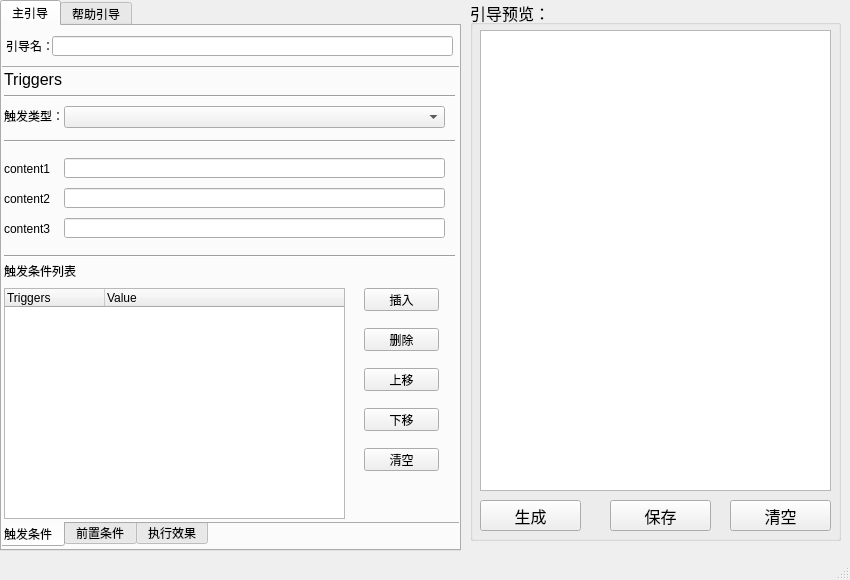
<?xml version="1.0" encoding="UTF-8"?>
<ui version="4.0">
 <class>MainWindow</class>
 <widget class="QMainWindow" name="MainWindow">
  <property name="geometry">
   <rect>
    <x>0</x>
    <y>0</y>
    <width>850</width>
    <height>580</height>
   </rect>
  </property>
  <property name="minimumSize">
   <size>
    <width>850</width>
    <height>580</height>
   </size>
  </property>
  <property name="maximumSize">
   <size>
    <width>850</width>
    <height>580</height>
   </size>
  </property>
  <property name="windowTitle">
   <string>引导工具Ver4.0</string>
  </property>
  <widget class="QWidget" name="centralwidget">
   <widget class="QTabWidget" name="tab_GDfile_select">
    <property name="geometry">
     <rect>
      <x>0</x>
      <y>0</y>
      <width>461</width>
      <height>551</height>
     </rect>
    </property>
    <property name="styleSheet">
     <string notr="true"/>
    </property>
    <property name="tabShape">
     <enum>QTabWidget::Rounded</enum>
    </property>
    <property name="currentIndex">
     <number>0</number>
    </property>
    <widget class="QWidget" name="tab_main">
     <property name="enabled">
      <bool>true</bool>
     </property>
     <property name="sizePolicy">
      <sizepolicy hsizetype="Preferred" vsizetype="Preferred">
       <horstretch>0</horstretch>
       <verstretch>0</verstretch>
      </sizepolicy>
     </property>
     <attribute name="title">
      <string>主引导</string>
     </attribute>
     <widget class="QTabWidget" name="tab_gdtype_select">
      <property name="geometry">
       <rect>
        <x>-10</x>
        <y>40</y>
        <width>471</width>
        <height>481</height>
       </rect>
      </property>
      <property name="styleSheet">
       <string notr="true">tab{width:120}</string>
      </property>
      <property name="tabPosition">
       <enum>QTabWidget::South</enum>
      </property>
      <property name="tabShape">
       <enum>QTabWidget::Rounded</enum>
      </property>
      <property name="currentIndex">
       <number>0</number>
      </property>
      <widget class="QWidget" name="tab_gd_triggers">
       <attribute name="title">
        <string>触发条件</string>
       </attribute>
       <widget class="QLabel" name="lbl_gd_tri">
        <property name="geometry">
         <rect>
          <x>10</x>
          <y>1</y>
          <width>71</width>
          <height>21</height>
         </rect>
        </property>
        <property name="font">
         <font>
          <pointsize>12</pointsize>
         </font>
        </property>
        <property name="text">
         <string>Triggers</string>
        </property>
       </widget>
       <widget class="Line" name="line_gd_tri1">
        <property name="geometry">
         <rect>
          <x>10</x>
          <y>20</y>
          <width>451</width>
          <height>16</height>
         </rect>
        </property>
        <property name="orientation">
         <enum>Qt::Horizontal</enum>
        </property>
       </widget>
       <widget class="QLabel" name="lbl_gd_tri_type">
        <property name="geometry">
         <rect>
          <x>10</x>
          <y>40</y>
          <width>61</width>
          <height>16</height>
         </rect>
        </property>
        <property name="text">
         <string>触发类型：</string>
        </property>
       </widget>
       <widget class="QComboBox" name="cbox_gd_tri_type">
        <property name="geometry">
         <rect>
          <x>70</x>
          <y>38</y>
          <width>381</width>
          <height>22</height>
         </rect>
        </property>
       </widget>
       <widget class="QLabel" name="lbl_gd_tri_cont1">
        <property name="geometry">
         <rect>
          <x>10</x>
          <y>95</y>
          <width>54</width>
          <height>12</height>
         </rect>
        </property>
        <property name="text">
         <string>content1</string>
        </property>
       </widget>
       <widget class="QLabel" name="lbl_gd_tri_cont2">
        <property name="geometry">
         <rect>
          <x>10</x>
          <y>125</y>
          <width>54</width>
          <height>12</height>
         </rect>
        </property>
        <property name="text">
         <string>content2</string>
        </property>
       </widget>
       <widget class="QLabel" name="lbl_gd_tri_cont3">
        <property name="geometry">
         <rect>
          <x>10</x>
          <y>155</y>
          <width>54</width>
          <height>12</height>
         </rect>
        </property>
        <property name="text">
         <string>content3</string>
        </property>
       </widget>
       <widget class="QLineEdit" name="le_gd_tri_cont1">
        <property name="geometry">
         <rect>
          <x>70</x>
          <y>90</y>
          <width>381</width>
          <height>20</height>
         </rect>
        </property>
       </widget>
       <widget class="QLineEdit" name="le_gd_tri_cont2">
        <property name="geometry">
         <rect>
          <x>70</x>
          <y>120</y>
          <width>381</width>
          <height>20</height>
         </rect>
        </property>
       </widget>
       <widget class="QLineEdit" name="le_gd_tri_cont3">
        <property name="geometry">
         <rect>
          <x>70</x>
          <y>150</y>
          <width>381</width>
          <height>20</height>
         </rect>
        </property>
       </widget>
       <widget class="QTreeWidget" name="tree_gd_tri">
        <property name="geometry">
         <rect>
          <x>10</x>
          <y>220</y>
          <width>341</width>
          <height>231</height>
         </rect>
        </property>
        <column>
         <property name="text">
          <string>Triggers</string>
         </property>
        </column>
        <column>
         <property name="text">
          <string>Value</string>
         </property>
        </column>
       </widget>
       <widget class="Line" name="line_gd_tri2">
        <property name="geometry">
         <rect>
          <x>10</x>
          <y>65</y>
          <width>451</width>
          <height>16</height>
         </rect>
        </property>
        <property name="orientation">
         <enum>Qt::Horizontal</enum>
        </property>
       </widget>
       <widget class="Line" name="line_gd_tri3">
        <property name="geometry">
         <rect>
          <x>10</x>
          <y>180</y>
          <width>451</width>
          <height>16</height>
         </rect>
        </property>
        <property name="orientation">
         <enum>Qt::Horizontal</enum>
        </property>
       </widget>
       <widget class="QLabel" name="lbl_gd_tri_list">
        <property name="geometry">
         <rect>
          <x>10</x>
          <y>195</y>
          <width>81</width>
          <height>16</height>
         </rect>
        </property>
        <property name="text">
         <string>触发条件列表</string>
        </property>
       </widget>
       <widget class="QPushButton" name="btn_gd_tri_insert">
        <property name="geometry">
         <rect>
          <x>370</x>
          <y>220</y>
          <width>75</width>
          <height>23</height>
         </rect>
        </property>
        <property name="text">
         <string>插入</string>
        </property>
       </widget>
       <widget class="QPushButton" name="btn_gd_tri_del">
        <property name="geometry">
         <rect>
          <x>370</x>
          <y>260</y>
          <width>75</width>
          <height>23</height>
         </rect>
        </property>
        <property name="text">
         <string>删除</string>
        </property>
       </widget>
       <widget class="QPushButton" name="btn_gd_tri_upmove">
        <property name="geometry">
         <rect>
          <x>370</x>
          <y>300</y>
          <width>75</width>
          <height>23</height>
         </rect>
        </property>
        <property name="text">
         <string>上移</string>
        </property>
       </widget>
       <widget class="QPushButton" name="btn_gd_tri_downmove">
        <property name="geometry">
         <rect>
          <x>370</x>
          <y>340</y>
          <width>75</width>
          <height>23</height>
         </rect>
        </property>
        <property name="text">
         <string>下移</string>
        </property>
       </widget>
       <widget class="QPushButton" name="btn_gd_tri_clear">
        <property name="geometry">
         <rect>
          <x>370</x>
          <y>380</y>
          <width>75</width>
          <height>23</height>
         </rect>
        </property>
        <property name="text">
         <string>清空</string>
        </property>
       </widget>
      </widget>
      <widget class="QWidget" name="tab_gd_preconditions">
       <attribute name="title">
        <string>前置条件</string>
       </attribute>
       <widget class="QLabel" name="lbl_gd_pre">
        <property name="geometry">
         <rect>
          <x>10</x>
          <y>1</y>
          <width>111</width>
          <height>21</height>
         </rect>
        </property>
        <property name="font">
         <font>
          <pointsize>12</pointsize>
         </font>
        </property>
        <property name="text">
         <string>Preconditions</string>
        </property>
       </widget>
       <widget class="QTreeWidget" name="tree_gd_pre">
        <property name="geometry">
         <rect>
          <x>10</x>
          <y>220</y>
          <width>341</width>
          <height>231</height>
         </rect>
        </property>
        <column>
         <property name="text">
          <string notr="true">Preconditions</string>
         </property>
        </column>
        <column>
         <property name="text">
          <string>Value</string>
         </property>
        </column>
       </widget>
       <widget class="Line" name="line_gd_pre3">
        <property name="geometry">
         <rect>
          <x>10</x>
          <y>180</y>
          <width>451</width>
          <height>16</height>
         </rect>
        </property>
        <property name="orientation">
         <enum>Qt::Horizontal</enum>
        </property>
       </widget>
       <widget class="QPushButton" name="btn_gd_pre_upmove">
        <property name="geometry">
         <rect>
          <x>370</x>
          <y>300</y>
          <width>75</width>
          <height>23</height>
         </rect>
        </property>
        <property name="text">
         <string>上移</string>
        </property>
       </widget>
       <widget class="Line" name="line_gd_pre1">
        <property name="geometry">
         <rect>
          <x>10</x>
          <y>20</y>
          <width>451</width>
          <height>16</height>
         </rect>
        </property>
        <property name="orientation">
         <enum>Qt::Horizontal</enum>
        </property>
       </widget>
       <widget class="QPushButton" name="btn_gd_pre_downmove">
        <property name="geometry">
         <rect>
          <x>370</x>
          <y>340</y>
          <width>75</width>
          <height>23</height>
         </rect>
        </property>
        <property name="text">
         <string>下移</string>
        </property>
       </widget>
       <widget class="QLineEdit" name="le_gd_pre_cont3">
        <property name="geometry">
         <rect>
          <x>70</x>
          <y>150</y>
          <width>381</width>
          <height>20</height>
         </rect>
        </property>
       </widget>
       <widget class="QLabel" name="lbl_gd_pre_cont1">
        <property name="geometry">
         <rect>
          <x>10</x>
          <y>95</y>
          <width>54</width>
          <height>12</height>
         </rect>
        </property>
        <property name="text">
         <string>content1</string>
        </property>
       </widget>
       <widget class="QComboBox" name="cbox_gd_pre_type">
        <property name="geometry">
         <rect>
          <x>70</x>
          <y>38</y>
          <width>381</width>
          <height>22</height>
         </rect>
        </property>
       </widget>
       <widget class="QPushButton" name="btn_gd_pre_del">
        <property name="geometry">
         <rect>
          <x>370</x>
          <y>260</y>
          <width>75</width>
          <height>23</height>
         </rect>
        </property>
        <property name="text">
         <string>删除</string>
        </property>
       </widget>
       <widget class="Line" name="line_gd_pre2">
        <property name="geometry">
         <rect>
          <x>10</x>
          <y>65</y>
          <width>451</width>
          <height>16</height>
         </rect>
        </property>
        <property name="orientation">
         <enum>Qt::Horizontal</enum>
        </property>
       </widget>
       <widget class="QPushButton" name="btn_gd_pre_clear">
        <property name="geometry">
         <rect>
          <x>370</x>
          <y>380</y>
          <width>75</width>
          <height>23</height>
         </rect>
        </property>
        <property name="text">
         <string>清空</string>
        </property>
       </widget>
       <widget class="QLineEdit" name="le_gd_pre_cont1">
        <property name="geometry">
         <rect>
          <x>70</x>
          <y>90</y>
          <width>381</width>
          <height>20</height>
         </rect>
        </property>
       </widget>
       <widget class="QLabel" name="lbl_gd_pre_type">
        <property name="geometry">
         <rect>
          <x>10</x>
          <y>40</y>
          <width>61</width>
          <height>16</height>
         </rect>
        </property>
        <property name="text">
         <string>条件类型：</string>
        </property>
       </widget>
       <widget class="QLabel" name="lbl_gd_pre_list">
        <property name="geometry">
         <rect>
          <x>10</x>
          <y>195</y>
          <width>81</width>
          <height>16</height>
         </rect>
        </property>
        <property name="text">
         <string>前置条件列表</string>
        </property>
       </widget>
       <widget class="QLineEdit" name="le_gd_pre_cont2">
        <property name="geometry">
         <rect>
          <x>70</x>
          <y>120</y>
          <width>381</width>
          <height>20</height>
         </rect>
        </property>
       </widget>
       <widget class="QLabel" name="lbl_gd_pre_cont2">
        <property name="geometry">
         <rect>
          <x>10</x>
          <y>125</y>
          <width>54</width>
          <height>12</height>
         </rect>
        </property>
        <property name="text">
         <string>content2</string>
        </property>
       </widget>
       <widget class="QPushButton" name="btn_gd_pre_insert">
        <property name="geometry">
         <rect>
          <x>370</x>
          <y>220</y>
          <width>75</width>
          <height>23</height>
         </rect>
        </property>
        <property name="text">
         <string>插入</string>
        </property>
       </widget>
       <widget class="QLabel" name="lbl_gd_pre_cont3">
        <property name="geometry">
         <rect>
          <x>10</x>
          <y>155</y>
          <width>54</width>
          <height>12</height>
         </rect>
        </property>
        <property name="text">
         <string>content3</string>
        </property>
       </widget>
      </widget>
      <widget class="QWidget" name="tab_gd_nodedata">
       <attribute name="title">
        <string>执行效果</string>
       </attribute>
       <widget class="QLabel" name="lbl_gd_do_cont2">
        <property name="geometry">
         <rect>
          <x>10</x>
          <y>145</y>
          <width>54</width>
          <height>12</height>
         </rect>
        </property>
        <property name="text">
         <string>content2</string>
        </property>
       </widget>
       <widget class="QPushButton" name="btn_gd_do_insert_big">
        <property name="geometry">
         <rect>
          <x>370</x>
          <y>280</y>
          <width>75</width>
          <height>23</height>
         </rect>
        </property>
        <property name="text">
         <string>插入（大）</string>
        </property>
       </widget>
       <widget class="Line" name="line_gd_do3">
        <property name="geometry">
         <rect>
          <x>10</x>
          <y>249</y>
          <width>451</width>
          <height>16</height>
         </rect>
        </property>
        <property name="orientation">
         <enum>Qt::Horizontal</enum>
        </property>
       </widget>
       <widget class="QLineEdit" name="le_gd_do_cont1">
        <property name="geometry">
         <rect>
          <x>70</x>
          <y>110</y>
          <width>381</width>
          <height>20</height>
         </rect>
        </property>
       </widget>
       <widget class="QComboBox" name="cbox_gd_do_type">
        <property name="geometry">
         <rect>
          <x>70</x>
          <y>80</y>
          <width>381</width>
          <height>22</height>
         </rect>
        </property>
       </widget>
       <widget class="QLineEdit" name="le_gd_do_cont2">
        <property name="geometry">
         <rect>
          <x>70</x>
          <y>140</y>
          <width>381</width>
          <height>20</height>
         </rect>
        </property>
       </widget>
       <widget class="QLabel" name="lbl_gd_do_type">
        <property name="geometry">
         <rect>
          <x>10</x>
          <y>82</y>
          <width>61</width>
          <height>16</height>
         </rect>
        </property>
        <property name="text">
         <string>效果类型：</string>
        </property>
       </widget>
       <widget class="Line" name="line_gd_do1">
        <property name="geometry">
         <rect>
          <x>10</x>
          <y>19</y>
          <width>451</width>
          <height>16</height>
         </rect>
        </property>
        <property name="orientation">
         <enum>Qt::Horizontal</enum>
        </property>
       </widget>
       <widget class="QLabel" name="lbl_gd_do_list">
        <property name="geometry">
         <rect>
          <x>10</x>
          <y>260</y>
          <width>81</width>
          <height>16</height>
         </rect>
        </property>
        <property name="text">
         <string>执行效果列表</string>
        </property>
       </widget>
       <widget class="QLabel" name="lbl_gd_do_cont3">
        <property name="geometry">
         <rect>
          <x>10</x>
          <y>175</y>
          <width>54</width>
          <height>12</height>
         </rect>
        </property>
        <property name="text">
         <string>content3</string>
        </property>
       </widget>
       <widget class="QPushButton" name="btn_gd_do_downmove">
        <property name="geometry">
         <rect>
          <x>370</x>
          <y>400</y>
          <width>75</width>
          <height>23</height>
         </rect>
        </property>
        <property name="text">
         <string>下移</string>
        </property>
       </widget>
       <widget class="QPushButton" name="btn_gd_do_clear">
        <property name="geometry">
         <rect>
          <x>370</x>
          <y>430</y>
          <width>75</width>
          <height>23</height>
         </rect>
        </property>
        <property name="text">
         <string>清空</string>
        </property>
       </widget>
       <widget class="QPushButton" name="btn_gd_do_del">
        <property name="geometry">
         <rect>
          <x>370</x>
          <y>340</y>
          <width>75</width>
          <height>23</height>
         </rect>
        </property>
        <property name="text">
         <string>删除</string>
        </property>
       </widget>
       <widget class="QLabel" name="lbl_gd_do_cont1">
        <property name="geometry">
         <rect>
          <x>10</x>
          <y>115</y>
          <width>54</width>
          <height>12</height>
         </rect>
        </property>
        <property name="text">
         <string>content1</string>
        </property>
       </widget>
       <widget class="QPushButton" name="btn_gd_del_upmove">
        <property name="geometry">
         <rect>
          <x>370</x>
          <y>370</y>
          <width>75</width>
          <height>23</height>
         </rect>
        </property>
        <property name="text">
         <string>上移</string>
        </property>
       </widget>
       <widget class="QLineEdit" name="le_gd_do_cont3">
        <property name="geometry">
         <rect>
          <x>70</x>
          <y>170</y>
          <width>381</width>
          <height>20</height>
         </rect>
        </property>
       </widget>
       <widget class="QTreeWidget" name="tree_gd_do">
        <property name="geometry">
         <rect>
          <x>10</x>
          <y>279</y>
          <width>341</width>
          <height>171</height>
         </rect>
        </property>
        <column>
         <property name="text">
          <string notr="true">NodeData</string>
         </property>
        </column>
        <column>
         <property name="text">
          <string>Value</string>
         </property>
        </column>
       </widget>
       <widget class="QLabel" name="lbl_gd_nd">
        <property name="geometry">
         <rect>
          <x>10</x>
          <y>0</y>
          <width>111</width>
          <height>21</height>
         </rect>
        </property>
        <property name="font">
         <font>
          <pointsize>12</pointsize>
         </font>
        </property>
        <property name="text">
         <string>NodeData</string>
        </property>
       </widget>
       <widget class="QPushButton" name="btn_gd_do_insert_small">
        <property name="geometry">
         <rect>
          <x>370</x>
          <y>310</y>
          <width>75</width>
          <height>23</height>
         </rect>
        </property>
        <property name="text">
         <string>插入（小）</string>
        </property>
       </widget>
       <widget class="QLabel" name="lbl_gd_do_cont4">
        <property name="geometry">
         <rect>
          <x>10</x>
          <y>205</y>
          <width>54</width>
          <height>12</height>
         </rect>
        </property>
        <property name="text">
         <string>content4</string>
        </property>
       </widget>
       <widget class="QLineEdit" name="le_gd_do_cont4">
        <property name="geometry">
         <rect>
          <x>70</x>
          <y>200</y>
          <width>381</width>
          <height>20</height>
         </rect>
        </property>
       </widget>
       <widget class="QLineEdit" name="le_gd_do_cont5">
        <property name="geometry">
         <rect>
          <x>70</x>
          <y>230</y>
          <width>381</width>
          <height>20</height>
         </rect>
        </property>
       </widget>
       <widget class="QLabel" name="lbl_gd_do_cont5">
        <property name="geometry">
         <rect>
          <x>10</x>
          <y>235</y>
          <width>54</width>
          <height>12</height>
         </rect>
        </property>
        <property name="text">
         <string>content5</string>
        </property>
       </widget>
       <widget class="Line" name="line_gd_do2">
        <property name="geometry">
         <rect>
          <x>10</x>
          <y>65</y>
          <width>451</width>
          <height>16</height>
         </rect>
        </property>
        <property name="orientation">
         <enum>Qt::Horizontal</enum>
        </property>
       </widget>
       <widget class="QLabel" name="lbl_gd_click_to_next">
        <property name="geometry">
         <rect>
          <x>10</x>
          <y>40</y>
          <width>81</width>
          <height>21</height>
         </rect>
        </property>
        <property name="text">
         <string>IsClickToNext</string>
        </property>
       </widget>
       <widget class="QComboBox" name="cbox_gd_click_to_nex">
        <property name="geometry">
         <rect>
          <x>100</x>
          <y>40</y>
          <width>91</width>
          <height>22</height>
         </rect>
        </property>
       </widget>
       <widget class="QLabel" name="lbl_gd_auto_to_next">
        <property name="geometry">
         <rect>
          <x>270</x>
          <y>40</y>
          <width>81</width>
          <height>21</height>
         </rect>
        </property>
        <property name="text">
         <string>IsAutoToNext</string>
        </property>
       </widget>
       <widget class="QComboBox" name="cbox_gd_auto_to_nex">
        <property name="geometry">
         <rect>
          <x>360</x>
          <y>40</y>
          <width>91</width>
          <height>22</height>
         </rect>
        </property>
       </widget>
      </widget>
     </widget>
     <widget class="QLabel" name="lbl_gd_name">
      <property name="geometry">
       <rect>
        <x>4</x>
        <y>12</y>
        <width>48</width>
        <height>16</height>
       </rect>
      </property>
      <property name="text">
       <string>引导名：</string>
      </property>
      <property name="alignment">
       <set>Qt::AlignLeading|Qt::AlignLeft|Qt::AlignVCenter</set>
      </property>
     </widget>
     <widget class="QLineEdit" name="le_gd_name">
      <property name="geometry">
       <rect>
        <x>50</x>
        <y>10</y>
        <width>401</width>
        <height>20</height>
       </rect>
      </property>
     </widget>
    </widget>
    <widget class="QWidget" name="tab_help">
     <attribute name="title">
      <string>帮助引导</string>
     </attribute>
    </widget>
   </widget>
   <widget class="QGroupBox" name="gbox_preview">
    <property name="geometry">
     <rect>
      <x>470</x>
      <y>0</y>
      <width>371</width>
      <height>541</height>
     </rect>
    </property>
    <property name="font">
     <font>
      <pointsize>12</pointsize>
     </font>
    </property>
    <property name="title">
     <string>引导预览：</string>
    </property>
    <widget class="QPlainTextEdit" name="pte_preview">
     <property name="geometry">
      <rect>
       <x>10</x>
       <y>30</y>
       <width>351</width>
       <height>461</height>
      </rect>
     </property>
    </widget>
    <widget class="QPushButton" name="btn_create">
     <property name="geometry">
      <rect>
       <x>10</x>
       <y>500</y>
       <width>101</width>
       <height>31</height>
      </rect>
     </property>
     <property name="text">
      <string>生成</string>
     </property>
    </widget>
    <widget class="QPushButton" name="btn_save">
     <property name="geometry">
      <rect>
       <x>140</x>
       <y>500</y>
       <width>101</width>
       <height>31</height>
      </rect>
     </property>
     <property name="text">
      <string>保存</string>
     </property>
    </widget>
    <widget class="QPushButton" name="btn_clear">
     <property name="geometry">
      <rect>
       <x>260</x>
       <y>500</y>
       <width>101</width>
       <height>31</height>
      </rect>
     </property>
     <property name="text">
      <string>清空</string>
     </property>
    </widget>
   </widget>
  </widget>
  <widget class="QMenuBar" name="menubar">
   <property name="geometry">
    <rect>
     <x>0</x>
     <y>0</y>
     <width>850</width>
     <height>23</height>
    </rect>
   </property>
  </widget>
  <widget class="QStatusBar" name="statusbar"/>
 </widget>
 <resources/>
 <connections/>
</ui>
